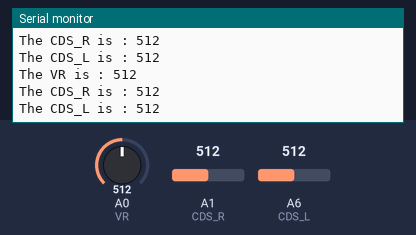
A sketch run on a simulated Arduino Nano, built with avr-gcc and run on an emulated ATmega328P. On the bench: the last lines printed to the serial monitor. Inputs (shaded band) come from the test bench; at power-on: A0 (VR) = 512, A1 (CDS_R) = 512, A6 (CDS_L) = 512.

Above: at 1.3 s.
1.4 s: A0 (VR) set to 716
At 1.83 s:
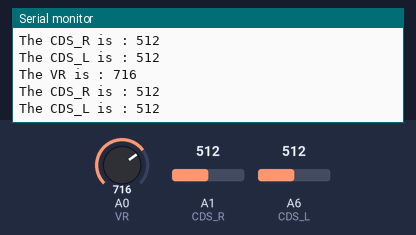
2.9 s: A1 (CDS_R) set to 716
At 3.33 s:
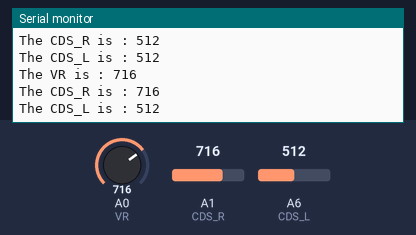
4.4 s: A6 (CDS_L) set to 716
At 4.84 s:
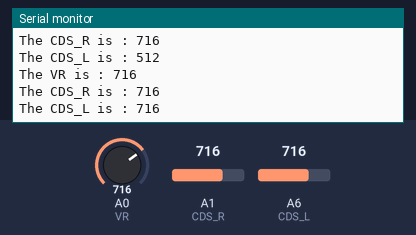
5.9 s: A0 (VR) set to 900
At 6.34 s:
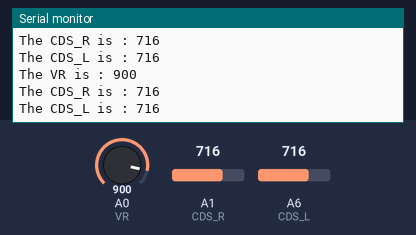
7.4 s: A1 (CDS_R) set to 900
At 7.84 s:
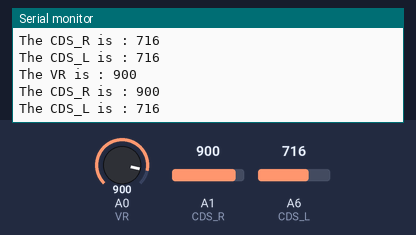
8.9 s: A6 (CDS_L) set to 900
At 9.35 s:
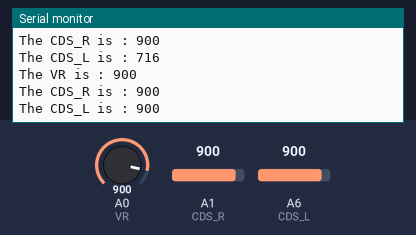
Timing chart, 0 to 11.4 s (numbered marks = the images above; inputs shaded):
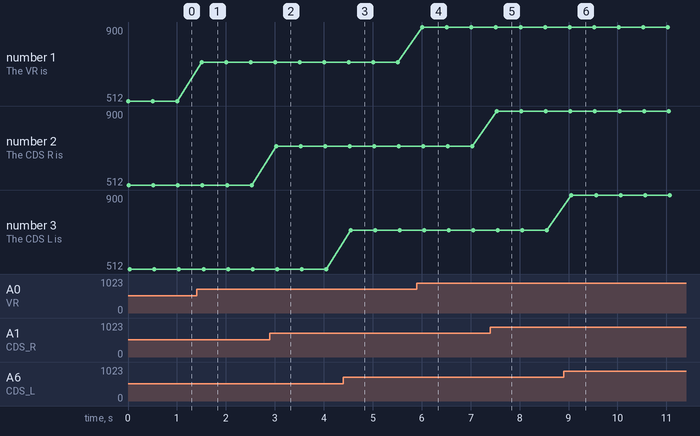

Measured:
- after the input at 1.4 s, the serial monitor: prints a new line after 0.10 s (image 1)
- after the input at 2.9 s, the serial monitor: prints a new line after 0.13 s (image 2)
- after the input at 4.4 s, the serial monitor: prints a new line after 0.15 s (image 3)
- after the input at 5.9 s, the serial monitor: prints a new line after 0.11 s (image 4)
- after the input at 7.4 s, the serial monitor: prints a new line after 0.14 s (image 5)
- after the input at 8.9 s, the serial monitor: prints a new line after 0.16 s (image 6)
- plotted number 1: 512 → 716 after the input at 1.4 s, 716 → 900 after the input at 5.9 s

The sketch:

R.ino
```cpp
#define VR A0
#define CDS_R A1
#define CDS_L A6
void setup() {
  // put your setup code here, to run once:
  pinMode(VR, INPUT);
  pinMode(CDS_R, INPUT);
  pinMode(CDS_L, INPUT);
  Serial.begin(9600);
}

void loop() {
  // put your main code here, to run repeatedly:
  int a = 0, b = 0, c = 0;
  a = analogRead(VR);
  b = analogRead(CDS_R);
  c = analogRead(CDS_L);
  Serial.print("The VR is : ");
  Serial.println(a);
  Serial.print("The CDS_R is : ");
  Serial.println(b);
  Serial.print("The CDS_L is : ");
  Serial.println(c);
  delay(500);
}
```
